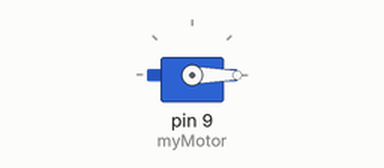
Recording of a sketch running on a simulated Arduino Uno, built with avr-gcc and run on an emulated ATmega328P. Shown: servo.

Above: at 0.1 s.
At 5.1 s:
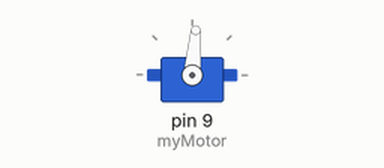
Timing chart, 0 to 6.6 s (numbered marks = the images above):
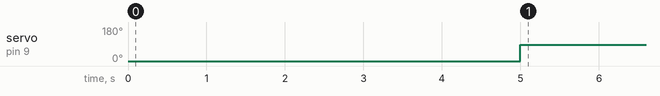

The sketch:

20_minute_constant_thrust.ino
```cpp
// Control a brushless motor through an ESC

// The code is written to arm and control a Hobbyking BLHeli Raptor ESC
// The arming procedure will vary per ESC


#include <Servo.h>

Servo myMotor;
int incomingString;

void setup() {
  // Put the motor to Arduino pin #3
  myMotor.attach(9);


  // Arming Procedure

  myMotor.write(0);
  delay(5000);


  // Test Procedure
  myMotor.write(85);
  delay(1200000);


  myMotor.write(0);

}


void loop() {

}
```

Measured:
- by itself, servo on pin 9 (myMotor): 0° → 85° at 5.0 s
